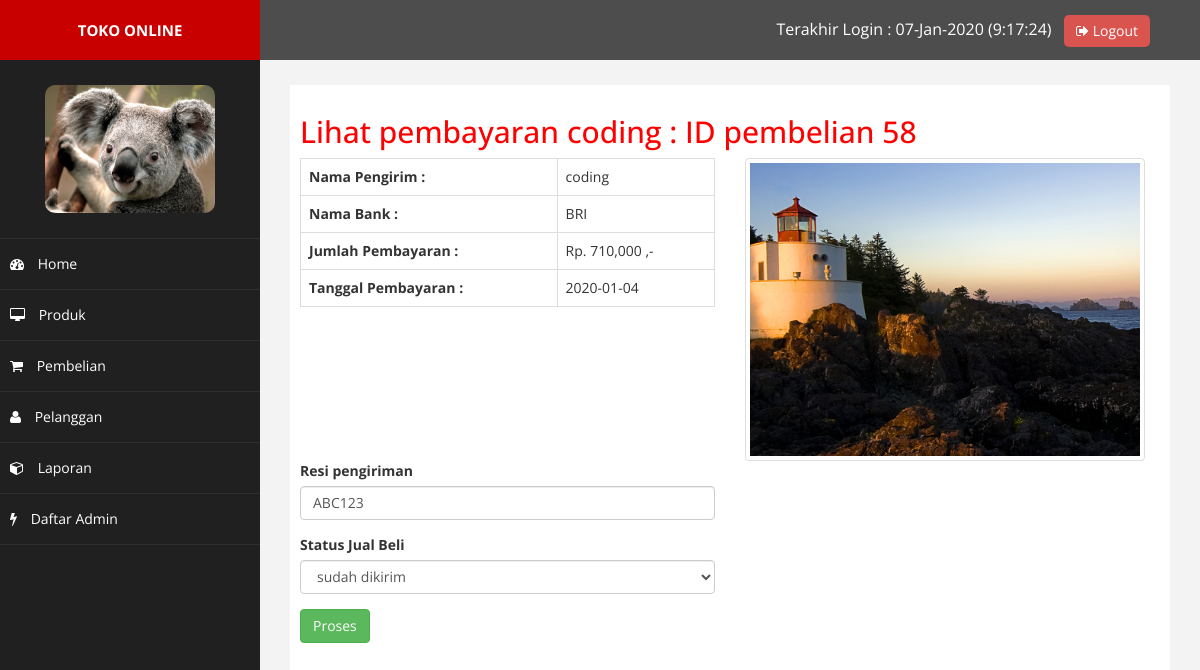
/admin/index.php?halaman=pembayaran&id_pembelian=58 (signed in), run on the app's committed database.
### tables this page shows
CREATE TABLE `pembayaran` (
  `id_pembayaran` int(11) NOT NULL,
  `id_pembelian` int(11) NOT NULL,
  `nama_pengirim` varchar(100) NOT NULL,
  `nama_bank` varchar(100) NOT NULL,
  `jumlah_pembayaran` int(11) NOT NULL,
  `tanggal_pembayaran` date NOT NULL,
  `bukti_pembayaran` varchar(100) NOT NULL
);

CREATE TABLE `pembelian` (
  `id_pembelian` int(11) NOT NULL,
  `id_pelanggan` int(11) NOT NULL,
  `id_ongkir` int(11) NOT NULL,
  `tanggal_pembelian` date NOT NULL,
  `total_pembelian` int(11) NOT NULL,
  `alamat_pengiriman` text NOT NULL,
  `status_pembelian` varchar(50) DEFAULT 'pending',
  `resi_pengiriman` varchar(50) NOT NULL
);

### admin/pembayaran.php (the view, shortened to what this page needs)
<?php
	$id_pembelian = $_GET['id_pembelian'];
	$data_pembayaran = mysqli_query($koneksi, "SELECT * FROM pembayaran WHERE id_pembelian = '$id_pembelian' ");
	$pembayaran = mysqli_fetch_assoc($data_pembayaran);
	$data_resi_pengiriman = mysqli_query($koneksi, "SELECT * FROM pembelian WHERE id_pembelian = '$id_pembelian' ");
	$resi_pengiriman = mysqli_fetch_assoc($data_resi_pengiriman);
?>
<h2>Lihat pembayaran <?= $pembayaran['nama_pengirim']; ?> : ID pembelian <?= $id_pembelian; ?></h2>
<div class="row">
	<div class="col-md-6">
		<table class="table table-bordered">
			<tr>
				<th>Nama Pengirim :</th>
				<td><?= $pembayaran['nama_pengirim']; ?></td>
			</tr>
			<tr>
				<th>Nama Bank : </th>
				<td><?= $pembayaran['nama_bank']; ?></td>
			</tr>
			<tr>
				<th>Jumlah Pembayaran : </th>
				<td>Rp. <?= number_format($pembayaran['jumlah_pembayaran']); ?> ,-</td>
			</tr>
			<tr>
				<th>Tanggal Pembayaran :</th>
				<td><?= $pembayaran['tanggal_pembayaran']; ?></td>
			</tr>
		</table>
	</div>
	<div class="col-md-6">
		<img src="../bukti_pembayaran/<?= $pembayaran['bukti_pembayaran']; ?>" class="img-responsive img-thumbnail" width="400" alt="Foto Bukti Pembayaran">
	</div>
</div>
<div class="row">
	<div class="col-md-6">
		<form method="POST">
			<div class="form-group">
				<label for="resi_pengiriman">Resi pengiriman</label>
				<?php if(isset($resi_pengiriman['resi_pengiriman'])) : ?>
					<input type="text" name="resi_pengiriman" class="form-control" value="<?= $resi_pengiriman['resi_pengiriman']; ?>">
				<?php else : ?>
					<input type="text" name="resi_pengiriman" class="form-control">
				<?php endif; ?>
			</div>
			<div class="form-group">
				<label for="status">Status Jual Beli</label>
				<select name="status" id="status_pembelian" class="form-control">
					<?php if(isset($resi_pengiriman['status_pembelian'])) : ?>
						<?php if($resi_pengiriman['status_pembelian'] == "sudah dikirim") : ?>
							<option value="<?= $resi_pengiriman['status_pembelian']; ?>"><?= $resi_pengiriman['status_pembelian']; ?></option>
						<?php elseif($resi_pengiriman['status_pembelian'] == "lunas") : ?>
							<option value="<?= $resi_pengiriman['status_pembelian']; ?>"><?= $resi_pengiriman['status_pembelian']; ?></option>
							<option value="sudah dikirim">Sudah Dikirim</option>
							<option value="batal">Batal</option>
						<?php elseif($resi_pengiriman['status_pembelian'] == "batal") : ?>
							<option value="<?= $resi_pengiriman['status_pembelian']; ?>"><?= $resi_pengiriman['status_pembelian']; ?></option>
							<option value="sudah dikirim">Sudah Dikirim</option>
							<option value="luas">Lunas</option>
						<?php endif; ?>
					<?php endif; ?>
				</select>
			</div>
			<button type="submit" name="proses" class="btn btn-success">Proses</button>
		</form>
	</div>
</div>

### admin/assets/css/custom.css (style rules this page uses)
body { font-family: 'Open Sans', sans-serif; }
h2 { color: #f00; }

### data on the page
pembayaran: nama_pengirim "coding", nama_bank "BRI", jumlah_pembayaran "710,000", tanggal_pembayaran "2020-01-04", bukti_pembayaran (picture)
pembelian: resi_pengiriman "ABC123", status "sudah dikirim"

### other printed values
$admin['terakhir_login'] "07-Jan-2020 (9:17:24)"
$id_pembelian "58"
